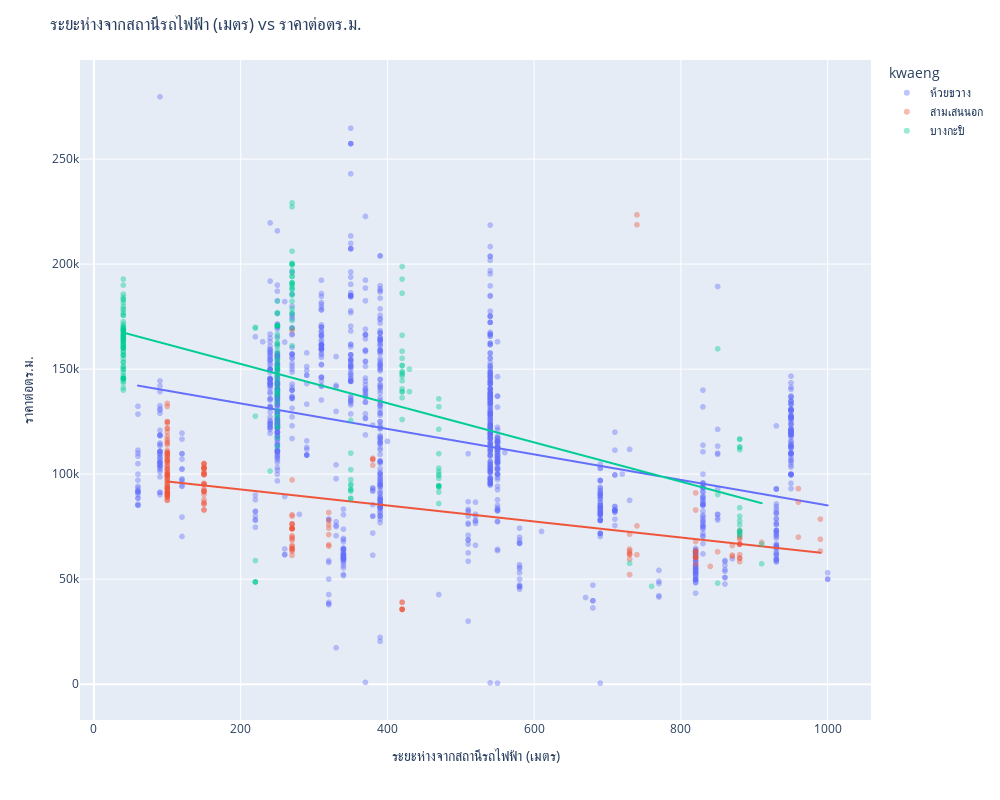

Notebook cell for this chart:
### Code cell
fig = px.scatter(df3, x="rangebts_m", y="priceper", trendline='ols', color='kwaeng', opacity=0.4)

fig.update_layout(
    title="ระยะห่างจากสถานีรถไฟฟ้า (เมตร) vs ราคาต่อตร.ม.",
    xaxis_title="ระยะห่างจากสถานีรถไฟฟ้า (เมตร)",
    yaxis_title="ราคาต่อตร.ม.",
    width = 1000,
    height = 800
)

fig.show()

### Figure 1 — Plotly figure (JSON) as saved in the notebook; plotly's stock layout.template omitted (floating-point values rounded to 4 significant figures; data arrays with more than 128 entries replaced by an {"elided": "..."} marker saying what was removed)
{"data": [{"hovertemplate": "kwaeng= ห้วยขวาง<br>rangebts_m=%{x}<br>priceper=%{y}<extra></extra>", "legendgroup": " ห้วยขวาง", "marker": {"color": "#636efa", "opacity": 0.4, "symbol": "circle"}, "mode": "markers", "name": " ห้วยขวาง", "showlegend": true, "type": "scattergl", "x": {"elided": "1406 int values"}, "xaxis": "x", "y": {"elided": "1406 float values"}, "yaxis": "y"}, {"hovertemplate": "<b>OLS trendline</b><br>priceper = -60.6825 * rangebts_m + 145789<br>R<sup>2</sup>=0.150651<br><br>kwaeng= ห้วยขวาง<br>rangebts_m=%{x}<br>priceper=%{y} <b>(trend)</b><extra></extra>", "legendgroup": " ห้วยขวาง", "marker": {"color": "#636efa", "symbol": "circle"}, "mode": "lines", "name": " ห้วยขวาง", "showlegend": false, "type": "scattergl", "x": {"elided": "1406 int values"}, "xaxis": "x", "y": {"elided": "1406 float values"}, "yaxis": "y"}, {"hovertemplate": "kwaeng= สามเสนนอก<br>rangebts_m=%{x}<br>priceper=%{y}<extra></extra>", "legendgroup": " สามเสนนอก", "marker": {"color": "#EF553B", "opacity": 0.4, "symbol": "circle"}, "mode": "markers", "name": " สามเสนนอก", "showlegend": true, "type": "scattergl", "x": {"elided": "195 int values"}, "xaxis": "x", "y": {"elided": "195 float values"}, "yaxis": "y"}, {"hovertemplate": "<b>OLS trendline</b><br>priceper = -38.1227 * rangebts_m + 100317<br>R<sup>2</sup>=0.210995<br><br>kwaeng= สามเสนนอก<br>rangebts_m=%{x}<br>priceper=%{y} <b>(trend)</b><extra></extra>", "legendgroup": " สามเสนนอก", "marker": {"color": "#EF553B", "symbol": "circle"}, "mode": "lines", "name": " สามเสนนอก", "showlegend": false, "type": "scattergl", "x": {"elided": "195 int values"}, "xaxis": "x", "y": {"elided": "195 float values"}, "yaxis": "y"}, {"hovertemplate": "kwaeng= บางกะปิ<br>rangebts_m=%{x}<br>priceper=%{y}<extra></extra>", "legendgroup": " บางกะปิ", "marker": {"color": "#00cc96", "opacity": 0.4, "symbol": "circle"}, "mode": "markers", "name": " บางกะปิ", "showlegend": true, "type": "scattergl", "x": {"elided": "232 int values"}, "xaxis": "x", "y": {"elided": "232 float values"}, "yaxis": "y"}, {"hovertemplate": "<b>OLS trendline</b><br>priceper = -93.3889 * rangebts_m + 171127<br>R<sup>2</sup>=0.365354<br><br>kwaeng= บางกะปิ<br>rangebts_m=%{x}<br>priceper=%{y} <b>(trend)</b><extra></extra>", "legendgroup": " บางกะปิ", "marker": {"color": "#00cc96", "symbol": "circle"}, "mode": "lines", "name": " บางกะปิ", "showlegend": false, "type": "scattergl", "x": {"elided": "232 int values"}, "xaxis": "x", "y": {"elided": "232 float values"}, "yaxis": "y"}], "layout": {"height": 800, "legend": {"title": {"text": "kwaeng"}, "tracegroupgap": 0}, "margin": {"t": 60}, "title": {"text": "ระยะห่างจากสถานีรถไฟฟ้า (เมตร) vs ราคาต่อตร.ม."}, "width": 1000, "xaxis": {"anchor": "y", "domain": [0, 1], "title": {"text": "ระยะห่างจากสถานีรถไฟฟ้า (เมตร)"}}, "yaxis": {"anchor": "x", "domain": [0, 1], "title": {"text": "ราคาต่อตร.ม."}}}}
